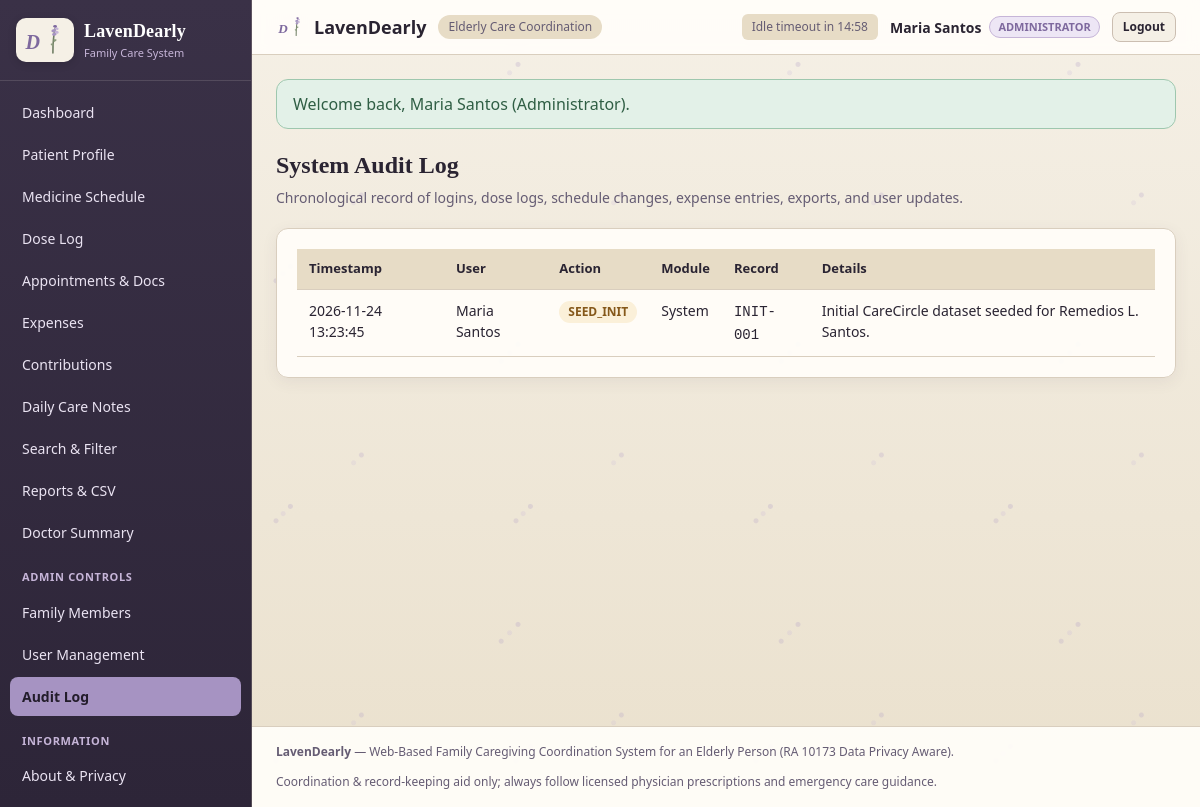
Screenshot of /audit.php (signed in) with the database file from the repository.
### tables this page shows
CREATE TABLE IF NOT EXISTS users (
  id INT AUTO_INCREMENT PRIMARY KEY,
  full_name VARCHAR(120) NOT NULL,
  email VARCHAR(140) NOT NULL UNIQUE,
  password_hash VARCHAR(255) NOT NULL,
  relationship_label VARCHAR(80) NOT NULL,
  role ENUM('administrator', 'caregiver', 'contributor') NOT NULL DEFAULT 'contributor',
  agreed_share_pct DECIMAL(5,2) NOT NULL DEFAULT 0.00,
  is_active TINYINT(1) NOT NULL DEFAULT 1,
  last_login_at DATETIME NULL,
  created_at TIMESTAMP DEFAULT CURRENT_TIMESTAMP
);

CREATE TABLE IF NOT EXISTS audit_logs (
  id INT AUTO_INCREMENT PRIMARY KEY,
  user_id INT NULL,
  action_type VARCHAR(60) NOT NULL,
  module_name VARCHAR(80) NOT NULL,
  record_ref VARCHAR(100) NOT NULL,
  details TEXT NOT NULL,
  ip_address VARCHAR(45) DEFAULT '127.0.0.1',
  created_at TIMESTAMP DEFAULT CURRENT_TIMESTAMP,
  FOREIGN KEY (user_id) REFERENCES users(id) ON DELETE SET NULL
);

### includes/auth.php (called while the page is built, shortened)
<?php
function e(?string $value): string {
    return htmlspecialchars((string)($value ?? ''), ENT_QUOTES | ENT_SUBSTITUTE, 'UTF-8');
}
function require_login(): array {
    $pdo = get_db();
    $stmt = $pdo->prepare('SELECT id, full_name, email, relationship_label, role, agreed_share_pct, is_active, last_login_at FROM users WHERE id = :id LIMIT 1');
    $stmt->execute([':id' => (int)$_SESSION['user_id']]);
    $user = $stmt->fetch();
    return $user;
}
function take_flash(): ?array {
    $f = $_SESSION['flash'];
    return $f;
}

### audit.php (the view, shortened to what this page needs)
<?php
require_once __DIR__ . '/includes/auth.php';
$currentUser = require_login();
$pdo = get_db();
$logs = $pdo->query('SELECT al.*, u.full_name AS actor_name FROM audit_logs al LEFT JOIN users u ON u.id = al.user_id ORDER BY al.created_at DESC, al.id DESC LIMIT 150')->fetchAll();
$activePage = 'audit.php';
include __DIR__ . '/includes/header.php';
?>
<div class="page-header">
  <div>
    <h1>System Audit Log</h1>
    <p>Chronological record of logins, dose logs, schedule changes, expense entries, exports, and user updates.</p>
  </div>
</div>
<div class="card">
  <div class="table-wrap">
    <table>
      <thead>
        <tr><th>Timestamp</th><th>User</th><th>Action</th><th>Module</th><th>Record</th><th>Details</th></tr>
      </thead>
      <tbody>
        <?php foreach ($logs as $l): ?>
          <tr>
            <td><?= e($l['created_at']) ?></td>
            <td><?= e($l['actor_name'] ?: 'System') ?></td>
            <td><span class="badge badge-pending"><?= e($l['action_type']) ?></span></td>
            <td><?= e($l['module_name']) ?></td>
            <td><code><?= e($l['record_ref']) ?></code></td>
            <td><?= e($l['details']) ?></td>
          </tr>
        <?php endforeach; ?>
      </tbody>
    </table>
  </div>
</div>
<?php include __DIR__ . '/includes/footer.php'; ?>

### includes/header.php (shortened to what this page needs)
<?php
$currentUser = $currentUser ?? null;
$activePage = $activePage ?? basename($_SERVER['PHP_SELF']);
$flash = function_exists('take_flash') ? take_flash() : null;
$role = $currentUser['role'] ?? '';
?>
<!DOCTYPE html>
<html lang="en">
<head>
  <link rel="stylesheet" href="assets/css/style.css">
</head>
<body>
  <div class="app-shell">
    <?php if ($currentUser): ?>
    <aside class="sidebar" id="sidebar">
      <div class="brand-box">
        <div class="brand-mark" aria-hidden="true">
          <svg class="logo-svg" viewBox="0 0 64 52" xmlns="http://www.w3.org/2000/svg">
            <text x="5" y="38" fill="#7E699E" class="logo-d">D</text>
          </svg>
        </div>
        <div>
          <div class="brand-title">LavenDearly</div>
          <div class="brand-sub">Family Care System</div>
        </div>
      </div>
      <nav class="nav-list">
        <a href="dashboard.php" class="nav-item <?= $activePage === 'dashboard.php' ? 'active' : '' ?>">Dashboard</a>
        <a href="patient.php" class="nav-item <?= $activePage === 'patient.php' ? 'active' : '' ?>">Patient Profile</a>
        <a href="medicines.php" class="nav-item <?= $activePage === 'medicines.php' ? 'active' : '' ?>">Medicine Schedule</a>
        <a href="doselog.php" class="nav-item <?= $activePage === 'doselog.php' ? 'active' : '' ?>">Dose Log</a>
        <a href="appointments.php" class="nav-item <?= $activePage === 'appointments.php' ? 'active' : '' ?>">Appointments &amp; Docs</a>
        <a href="expenses.php" class="nav-item <?= $activePage === 'expenses.php' ? 'active' : '' ?>">Expenses</a>
        <a href="contributions.php" class="nav-item <?= $activePage === 'contributions.php' ? 'active' : '' ?>">Contributions</a>
        <a href="notes.php" class="nav-item <?= $activePage === 'notes.php' ? 'active' : '' ?>">Daily Care Notes</a>
        <a href="search.php" class="nav-item <?= $activePage === 'search.php' ? 'active' : '' ?>">Search &amp; Filter</a>
        <a href="reports.php" class="nav-item <?= $activePage === 'reports.php' ? 'active' : '' ?>">Reports &amp; CSV</a>
        <a href="summary.php" class="nav-item <?= $activePage === 'summary.php' ? 'active' : '' ?>">Doctor Summary</a>
        <?php if ($role === 'administrator'): ?>
          <div class="nav-divider">Admin Controls</div>
          <a href="members.php" class="nav-item <?= $activePage === 'members.php' ? 'active' : '' ?>">Family Members</a>
          <a href="users.php" class="nav-item <?= $activePage === 'users.php' ? 'active' : '' ?>">User Management</a>
          <a href="audit.php" class="nav-item <?= $activePage === 'audit.php' ? 'active' : '' ?>">Audit Log</a>
        <?php endif; ?>
        <div class="nav-divider">Information</div>
        <a href="about.php" class="nav-item <?= $activePage === 'about.php' ? 'active' : '' ?>">About &amp; Privacy</a>
      </nav>
    </aside>
    <?php endif; ?>
    <div class="main-column">
      <header class="topbar">
        <div class="topbar-left">
          <a href="<?= $currentUser ? 'dashboard.php' : 'index.php' ?>" class="topbar-brand-group">
            <svg class="topbar-logo-mini" viewBox="0 0 64 52" xmlns="http://www.w3.org/2000/svg" aria-hidden="true">
              <text x="5" y="38" fill="#7E699E" class="logo-d">D</text>
            </svg>
            <span>LavenDearly</span>
          </a>
          <span class="topbar-tag">Elderly Care Coordination</span>
        </div>
        <div class="topbar-right">
          <?php if ($currentUser): ?>
            <span class="session-badge" id="sessionTimer">Session active</span>
            <div class="user-pill">
              <strong><?= e($currentUser['full_name']) ?></strong>
              <span class="role-badge role-<?= e($currentUser['role']) ?>"><?= e(ucfirst($currentUser['role'])) ?></span>
            </div>
            <a href="logout.php" class="btn btn-sm btn-outline">Logout</a>
          <?php else: ?>
            <a href="about.php" class="btn btn-sm btn-ghost">About</a>
            <a href="login.php" class="btn btn-sm btn-primary">Login</a>
          <?php endif; ?>
        </div>
      </header>
      <main class="content-area">
        <?php if ($flash): ?>
          <div class="flash flash-<?= e($flash['type']) ?>"><?= e($flash['message']) ?></div>
        <?php endif; ?>

### rows the page displays
users: full_name "Maria Santos", role "ADMINISTRATOR"
audit_logs: created_at "2026-11-24 13:23:45", user.full_name "Maria Santos", action_type "SEED_INIT", module_name "System", record_ref "INIT-001", details "Initial CareCircle dataset seeded for Remedios L. Santos."

### other values shown
$flash['message'] "Welcome back, Maria Santos (Administrator)."
